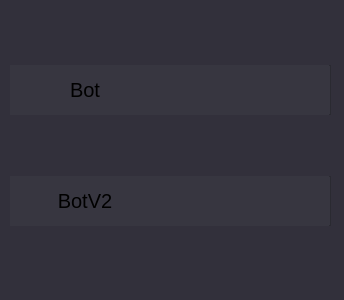
<?xml version="1.0" encoding="UTF-8"?>
<ui version="4.0">
 <class>Settings</class>
 <widget class="QWidget" name="Settings">
  <property name="geometry">
   <rect>
    <x>0</x>
    <y>0</y>
    <width>344</width>
    <height>300</height>
   </rect>
  </property>
  <property name="minimumSize">
   <size>
    <width>344</width>
    <height>300</height>
   </size>
  </property>
  <property name="maximumSize">
   <size>
    <width>344</width>
    <height>300</height>
   </size>
  </property>
  <property name="windowTitle">
   <string>Settings</string>
  </property>
  <property name="styleSheet">
   <string notr="true">background-color: #32303b</string>
  </property>
  <widget class="QWidget" name="verticalLayoutWidget">
   <property name="geometry">
    <rect>
     <x>10</x>
     <y>10</y>
     <width>321</width>
     <height>271</height>
    </rect>
   </property>
   <layout class="QVBoxLayout" name="verticalLayout">
    <item>
     <widget class="QFrame" name="frame">
      <property name="minimumSize">
       <size>
        <width>0</width>
        <height>50</height>
       </size>
      </property>
      <property name="maximumSize">
       <size>
        <width>16777215</width>
        <height>50</height>
       </size>
      </property>
      <property name="styleSheet">
       <string notr="true">background-color: #373640</string>
      </property>
      <property name="frameShape">
       <enum>QFrame::StyledPanel</enum>
      </property>
      <property name="frameShadow">
       <enum>QFrame::Raised</enum>
      </property>
      <widget class="QWidget" name="layoutWidget">
       <property name="geometry">
        <rect>
         <x>0</x>
         <y>0</y>
         <width>319</width>
         <height>51</height>
        </rect>
       </property>
       <layout class="QHBoxLayout" name="setting">
        <property name="sizeConstraint">
         <enum>QLayout::SetDefaultConstraint</enum>
        </property>
        <item alignment="Qt::AlignLeft|Qt::AlignVCenter">
         <widget class="QLabel" name="setting_name">
          <property name="minimumSize">
           <size>
            <width>150</width>
            <height>0</height>
           </size>
          </property>
          <property name="maximumSize">
           <size>
            <width>150</width>
            <height>30</height>
           </size>
          </property>
          <property name="styleSheet">
           <string notr="true">font-size: 20px</string>
          </property>
          <property name="text">
           <string>Bot</string>
          </property>
          <property name="alignment">
           <set>Qt::AlignCenter</set>
          </property>
         </widget>
        </item>
       </layout>
      </widget>
     </widget>
    </item>
    <item>
     <widget class="QFrame" name="frame_2">
      <property name="minimumSize">
       <size>
        <width>0</width>
        <height>50</height>
       </size>
      </property>
      <property name="maximumSize">
       <size>
        <width>16777215</width>
        <height>50</height>
       </size>
      </property>
      <property name="styleSheet">
       <string notr="true">background-color: #373640</string>
      </property>
      <property name="frameShape">
       <enum>QFrame::StyledPanel</enum>
      </property>
      <property name="frameShadow">
       <enum>QFrame::Raised</enum>
      </property>
      <widget class="QWidget" name="layoutWidget_2">
       <property name="geometry">
        <rect>
         <x>0</x>
         <y>0</y>
         <width>319</width>
         <height>51</height>
        </rect>
       </property>
       <layout class="QHBoxLayout" name="setting2">
        <property name="sizeConstraint">
         <enum>QLayout::SetDefaultConstraint</enum>
        </property>
        <item alignment="Qt::AlignLeft|Qt::AlignVCenter">
         <widget class="QLabel" name="setting_name_2">
          <property name="minimumSize">
           <size>
            <width>150</width>
            <height>0</height>
           </size>
          </property>
          <property name="maximumSize">
           <size>
            <width>150</width>
            <height>30</height>
           </size>
          </property>
          <property name="styleSheet">
           <string notr="true">font-size: 20px</string>
          </property>
          <property name="text">
           <string>BotV2</string>
          </property>
          <property name="alignment">
           <set>Qt::AlignCenter</set>
          </property>
         </widget>
        </item>
       </layout>
      </widget>
     </widget>
    </item>
   </layout>
  </widget>
 </widget>
 <resources/>
 <connections/>
</ui>
